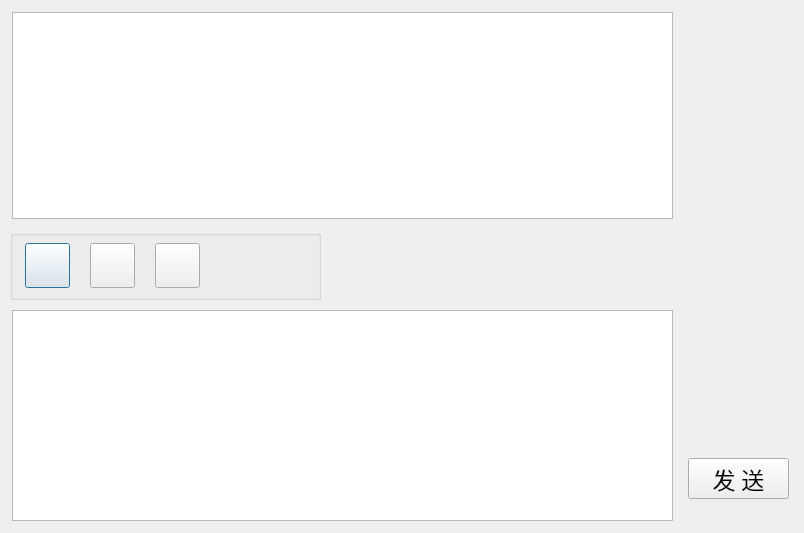
<?xml version="1.0" encoding="UTF-8"?>
<ui version="4.0">
 <class>ChatDialog</class>
 <widget class="QDialog" name="ChatDialog">
  <property name="geometry">
   <rect>
    <x>0</x>
    <y>0</y>
    <width>804</width>
    <height>533</height>
   </rect>
  </property>
  <property name="font">
   <font>
    <family>隶书</family>
    <pointsize>14</pointsize>
   </font>
  </property>
  <property name="windowTitle">
   <string>Dialog</string>
  </property>
  <widget class="QTextBrowser" name="tb_chat">
   <property name="geometry">
    <rect>
     <x>12</x>
     <y>12</y>
     <width>661</width>
     <height>207</height>
    </rect>
   </property>
  </widget>
  <widget class="QGroupBox" name="groupBox">
   <property name="geometry">
    <rect>
     <x>10</x>
     <y>230</y>
     <width>311</width>
     <height>70</height>
    </rect>
   </property>
   <property name="title">
    <string/>
   </property>
   <widget class="QPushButton" name="pb_tool1">
    <property name="geometry">
     <rect>
      <x>15</x>
      <y>13</y>
      <width>45</width>
      <height>45</height>
     </rect>
    </property>
    <property name="text">
     <string/>
    </property>
   </widget>
   <widget class="QPushButton" name="pb_tool2">
    <property name="geometry">
     <rect>
      <x>80</x>
      <y>13</y>
      <width>45</width>
      <height>45</height>
     </rect>
    </property>
    <property name="text">
     <string/>
    </property>
   </widget>
   <widget class="QPushButton" name="pb_tool3">
    <property name="geometry">
     <rect>
      <x>145</x>
      <y>13</y>
      <width>45</width>
      <height>45</height>
     </rect>
    </property>
    <property name="text">
     <string/>
    </property>
   </widget>
  </widget>
  <widget class="QPushButton" name="pb_send">
   <property name="geometry">
    <rect>
     <x>688</x>
     <y>458</y>
     <width>101</width>
     <height>41</height>
    </rect>
   </property>
   <property name="font">
    <font>
     <family>隶书</family>
     <pointsize>17</pointsize>
    </font>
   </property>
   <property name="text">
    <string>发 送</string>
   </property>
  </widget>
  <widget class="QTextEdit" name="te_chat">
   <property name="geometry">
    <rect>
     <x>12</x>
     <y>310</y>
     <width>661</width>
     <height>211</height>
    </rect>
   </property>
  </widget>
 </widget>
 <resources/>
 <connections/>
</ui>
